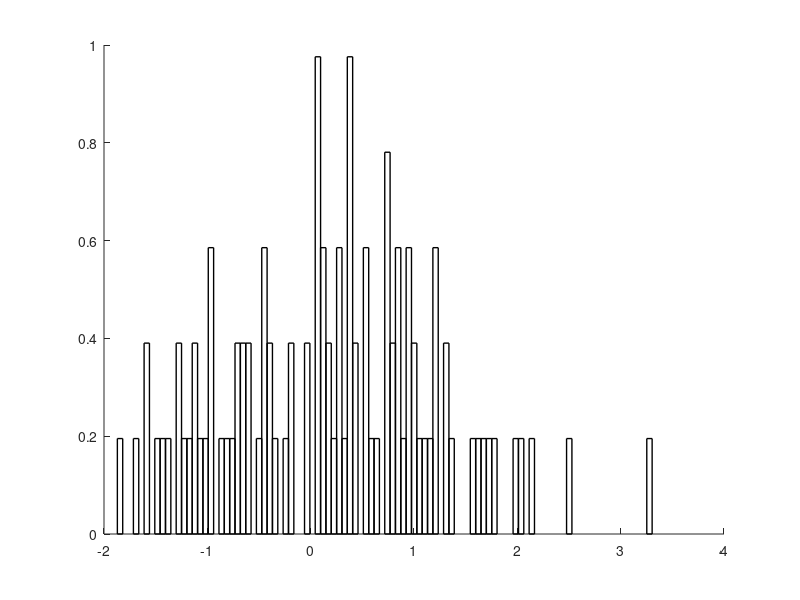

The MATLAB source for this figure:
function [tL,tB]=pDns(X,nB,Clr,LinWdt);

if nargin==0;
  fprintf(1,'Test case\n');
  X=randn(100,1);
  nB=100;
  Clr='k';
  LinWdt=1;
elseif nargin==1;
  nB=100;
  Clr='k';
  LinWdt=1;
elseif nargin==2;
  Clr='k';
  LinWdt=1;
elseif nargin==3;
  LinWdt=1;
end;

if isempty(X)==0;
    
    %generate basic histogram
    if range(X)<eps;
      fprintf(1,'Warning: pltHst: range of X near zero\n');
      a=mean(X);
      if abs(X)>eps;
        tRng=linspace(0.9*a,1.1*a,nB);
      else;
        tRng=linspace(a-1,a+1,nB);
      end;
    else;
        tRng=linspace(min(X),max(X),nB);
    end;
    [tB,tL]=hist(X,tRng);
    
    tB=tB/(sum(tB)*(range(tRng)/nB));
    
    hold on;
    h=bar(tL,tB,'hist');
    set(h,'FaceAlpha',0,'LineWidth',LinWdt,'EdgeColor',Clr);
    
end;

return